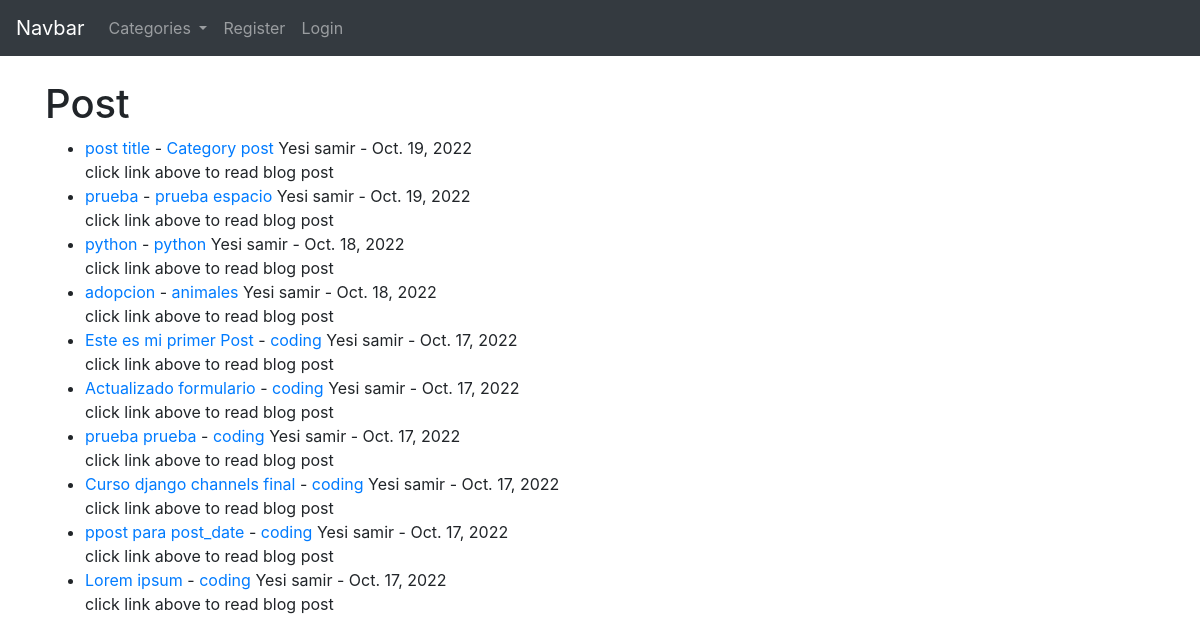
Before: / with the older database file.
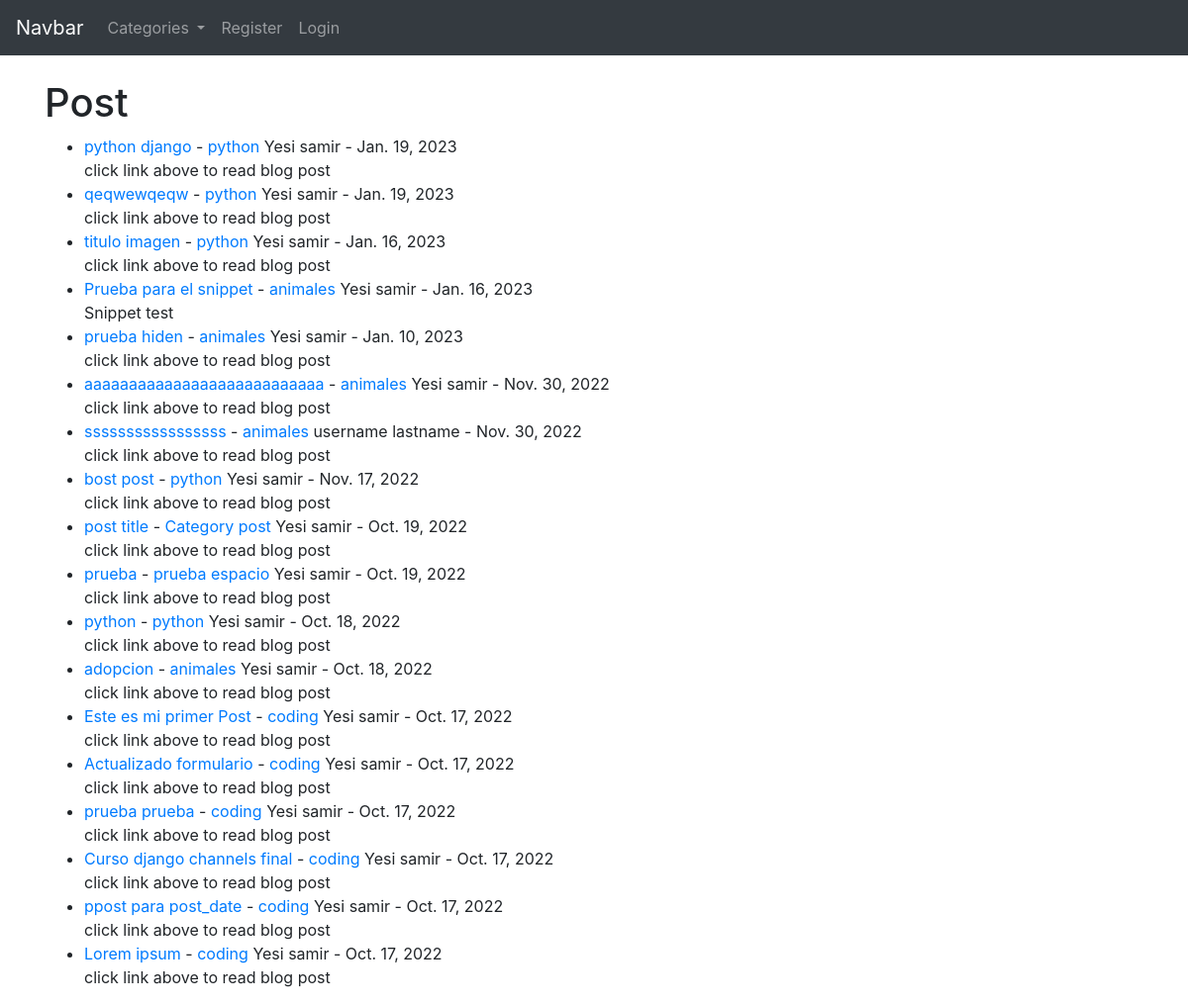
After: the same page with the newer database file.
### theblog/models.py (models this page shows, shortened)
class Post(models.Model):
	title     = models.CharField(max_length=255)
	header_image = models.ImageField(null=True, blank=True, upload_to="images/profile/")
	title_tag = models.CharField(max_length=255, default='Defaul tags')
	author    = models.ForeignKey(User, on_delete=models.CASCADE)
	body      = RichTextField(blank=True, null=True)
	post_date = models.DateField(auto_now_add=True)
	category  = models.CharField(max_length=255, default='coding')
	snippet  = models.CharField(max_length=255, default='click link above to read blog post')
	likes     = models.ManyToManyField(User, related_name='blog_posts')

### theblog/views.py (the view)
# urls.py: path('', HomeView.as_view(), name="home"),
class HomeView(ListView):
	model = Post
	template_name = 'home.html'
	ordering = ['-post_date']
	def get_context_data(self, *args, **kwargs):
		cat_menu = Category.objects.all()
		context = super(HomeView, self).get_context_data(*args, **kwargs)
		context["cat_menu"] = cat_menu
		return context

### theblog/models.py (called while the page is built)
	def __str__(self):
		return self.name

### theblog/templates/home.html (shortened to what this page needs)
{% extends 'base.html'%}
{%block content%}
<h1>Post</h1>
<ul>
{% for post in object_list %}
	<li><a href="{% url 'article-detail' post.pk %}">
	{{post.title}}</a> -
	<a href="{% url 'category' post.category|slugify %}">{{post.category}}</a>
	{{post.author.first_name}}
	{{ post.author.last_name }} - {{post.post_date}}
<br/></small>
	{{post.snippet}}</li>
{%endfor%}
</ul>
{%endblock%}

### theblog/templates/base.html (shortened to what this page needs)
  <!doctype html>
<html lang="en">
  <head>
    <link rel="stylesheet" href="https://cdn.jsdelivr.net/npm/bootstrap@4.4.1/dist/css/bootstrap.min.css">
  </head>
  <body>
    <nav class="navbar navbar-expand-lg navbar-dark bg-dark">
  <a class="navbar-brand" href="{% url 'home' %}">Navbar</a>
  <div class="collapse navbar-collapse" id="navbarSupportedContent">
    <ul class="navbar-nav mr-auto">
      {%if cat_menu%}
       <li class="nav-item dropdown">
        <a class="nav-link dropdown-toggle" href="#" id="navbarDropdown" role="button" data-toggle="dropdown" aria-haspopup="true" aria-expanded="false">
          Categories
        </a>
      </li>
        {%else%}
        <li class="nav-item">
        <a class="nav-link" href="{% url 'category-list' %}">categories</a>
      </li>
      {%endif%}
      {% if user.is_authenticated %}
      <li class="nav-item">
        <a class="nav-link" href="{% url 'add_post' %}">Add pot</a>
      </li>
      <li class="nav-item">
        <a class="nav-link" href="{% url 'add_category' %}">Add category</a>
      </li>
      <li class="nav-item dropdown">
        <a class="nav-link dropdown-toggle" href="#" id="navbarDropdown" role="button" data-toggle="dropdown" aria-haspopup="true" aria-expanded="false">
          Profile
        </a>
        <div class="dropdown-menu" aria-labelledby="navbarDropdown">
          <a class="dropdown-item" href="{%url 'edit_profile'%}">Edit Settings </a>
          {% if user.profile.id %}
          <a class="dropdown-item" href="{%url 'edit_profile_page' user.profile.id %}">Edit Profile Page</a>
           <a class="dropdown-item" href=" {% url 'show_profile_page' user.profile.id%} ">Show Profile Page</a>
          {%else%}
          <a class="dropdown-item" href="{% url 'create_profile_page' %}">Create Profile</a>
          {% endif %}
        </div>
      </li>
       <li class="nav-item">
       <a class="nav-link" href="{%url 'edit_profile'%}">Edit profile</a>
      </li>
      <li class="nav-item">
       <a class="nav-link" href="{%url 'logout'%}">Logout</a>
      </li>
      {% else %}
      <li class="nav-item">
        <a class="nav-link" href="{% url 'register' %}">Register</a>
      </li>
      <li class="nav-item">
       <a class="nav-link" href="{% url 'login' %}">Login</a>
      </li>
      {% endif %}
</nav>
    <br/>
    <div class="container">
    {%block content%}
    {% endblock %}
    </div>
  </body>
</html>

Changed rows visible on the page:
added Post: title "python django", category "python", author.first_name "Yesi", author.last_name "samir", post_date "Jan. 19, 2023", snippet "click link above to read blog post"
added Post: title "qeqwewqeqw", category "python", author.first_name "Yesi", author.last_name "samir", post_date "Jan. 19, 2023", snippet "click link above to read blog post"
added Post: title "titulo imagen", category "python", author.first_name "Yesi", author.last_name "samir", post_date "Jan. 16, 2023", snippet "click link above to read blog post"
added Post: title "Prueba para el snippet", category "animales", author.first_name "Yesi", author.last_name "samir", post_date "Jan. 16, 2023", snippet "Snippet test"
added Post: title "prueba hiden", category "animales", author.first_name "Yesi", author.last_name "samir", post_date "Jan. 10, 2023", snippet "click link above to read blog post"
added Post: title "aaaaaaaaaaaaaaaaaaaaaaaaaaa", category "animales", author.first_name "Yesi", author.last_name "samir", post_date "Nov. 30, 2022", snippet "click link above to read blog post"
added Post: title "sssssssssssssssss", category "animales", author.first_name "username", author.last_name "lastname", post_date "Nov. 30, 2022", snippet "click link above to read blog post"
added Post: title "bost post", category "python", author.first_name "Yesi", author.last_name "samir", post_date "Nov. 17, 2022", snippet "click link above to read blog post"
